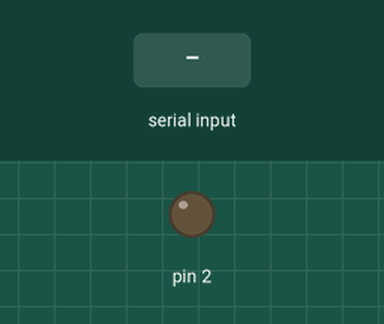
Recording of a sketch running on a simulated Arduino Uno, built with avr-gcc and run on an emulated ATmega328P. Parts: output pins drawn as LEDs (lit = HIGH). The test bench sets the inputs (shaded band). What the sketch prints to the serial monitor is not drawn.

Above: at 1.2 s.
1.3 s: "1" received over Serial
At 1.7 s:
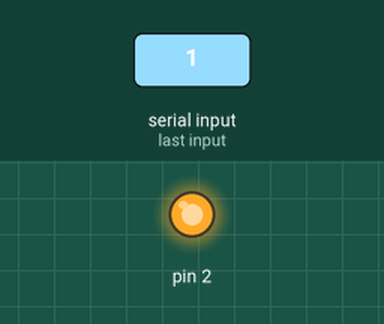
Timing chart, 0 to 10.3 s (numbered marks = the images above; inputs shaded):
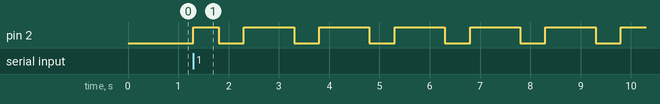

Measured:
- after the input at 1.3 s, pin 2: LOW → HIGH at once, then repeats every 1.5 s: LOW 0.50 s, HIGH 1.0 s

The sketch:

serial_send_4.ino
```cpp
void setup() {
  Serial.begin(9600);
  pinMode(2, OUTPUT);
  // write something over serial so python knows we're ready
  Serial.write('1');
}

void loop() {
  if(Serial.available() > 0) { // if data present, blink
    digitalWrite(2, HIGH);
    delay(500);
    digitalWrite(2, LOW);
    delay(500);
    digitalWrite(2, HIGH);
    delay(500);
    digitalWrite(2, LOW);
    Serial.write('0');
    //Serial.flush();
  }
}
```
